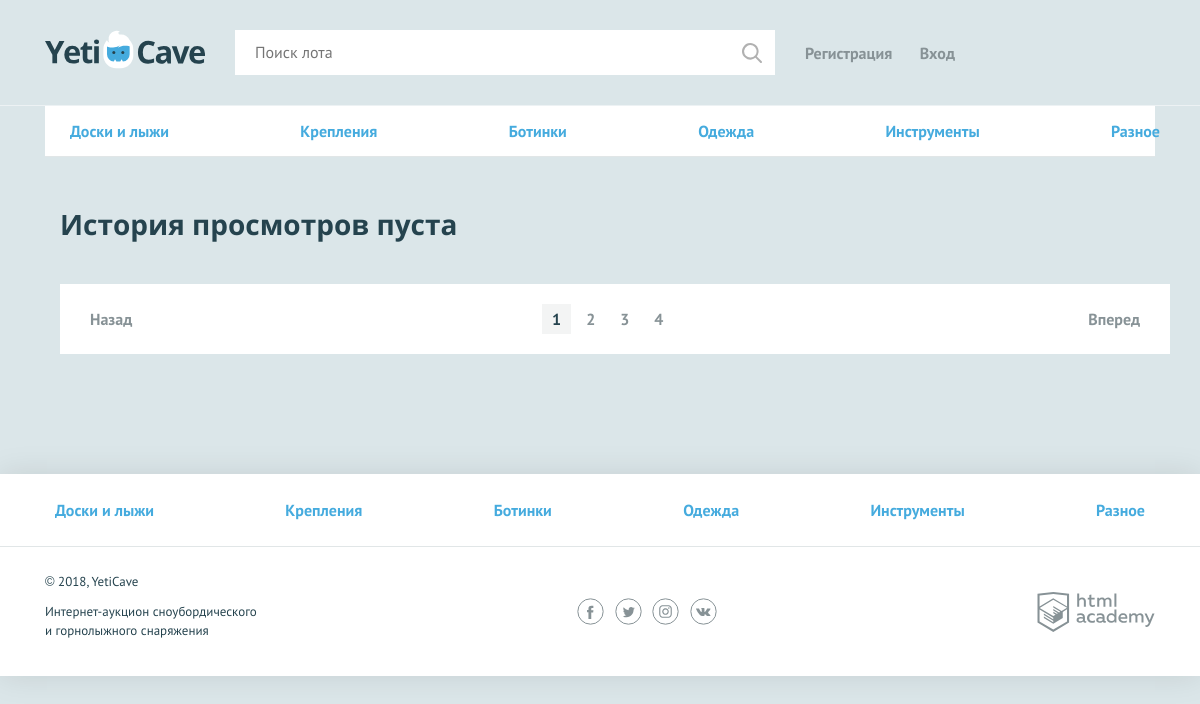
The page /history.php on the database its author committed.
### tables this page shows
CREATE TABLE `category` (
  `id` int(11) NOT NULL,
  `name` varchar(64) DEFAULT NULL
);

### functions.php (called while the page is built, shortened)
<?php
function templating($template_route, $template_data) {
        if (file_exists($template_route) == false){
            return 'ERROR!!!';
        }
        else {
            extract($template_data);
            require_once $template_route;
            $template = ob_get_contents();
            return $template;
        }
    }

### data.php (called while the page is built, shortened)
<?php
require_once "init.php";
$sql_category = "SELECT * FROM category ORDER BY id ASC ;";
$result = mysqli_query($con, $sql_category);
if ($result) {
    $category = mysqli_fetch_all($result, MYSQLI_ASSOC);
}
else {
    $error = mysqli_error($con);
}

### templates/history.php (the view)
<main>
    <nav class="nav">
        <ul class="nav__list container">
            <? foreach ($category as $value) { ?>
                <li class="nav__item">
                    <a href="all-lots.php?category=<?=$value["id"];?>"><?=$value["name"]; ?></a>
                </li>
            <? } ?>
        </ul>
    </nav>
    <div class="container">
        <section class="lots">
            <h2><?=$message; ?></h2>
            <? if (isset($lot)) { ?>
            <ul class="lots__list">
                <? foreach ($lot as $value) { ?>
                <li class="lots__item lot">
                    <div class="lot__image">
                        <img src="<?=$value['img'];?>" width="350" height="260" alt="Сноуборд">
                    </div>
                    <div class="lot__info">
                        <span class="lot__category"><?=$value['category'];?></span>
                        <h3 class="lot__title"><a class="text-link" href="lot.php?lot_id=<?=$value["id"]; ?>"><?=$value['name'];?></a></h3>
                        <div class="lot__state">
                            <div class="lot__rate">
                                <span class="lot__amount">Стартовая цена</span>
                                <span class="lot__cost"><?=format_sum($value['price']);?></span>
                            </div>
                            <div class="lot__timer timer <?=$value["timer_style"]; ?>">
                                <?=$value["timer_status"]; ?>
                            </div>
                        </div>
                    </div>
                    <? } ?>
            </ul>
        </section>
            <? }
            else { ?>
                </section>
            <? } ?>
        <ul class="pagination-list">
            <li class="pagination-item pagination-item-prev"><a>Назад</a></li>
            <li class="pagination-item pagination-item-active"><a>1</a></li>
            <li class="pagination-item"><a href="#">2</a></li>
            <li class="pagination-item"><a href="#">3</a></li>
            <li class="pagination-item"><a href="#">4</a></li>
            <li class="pagination-item pagination-item-next"><a href="#">Вперед</a></li>
        </ul>
    </div>
</main>

### templates/layout.php (shortened to what this page needs)
<!DOCTYPE html>
<html lang="ru">
<head>
    <link href="css/normalize.min.css" rel="stylesheet">
    <link href="css/style.css" rel="stylesheet">
</head>
<body>
<header class="main-header">
    <div class="main-header__container container">
        <a class="main-header__logo">
            <img src="img/logo.svg" width="160" height="39" alt="Логотип компании YetiCave">
        </a>
        <form class="main-header__search" method="get" action="search.php">
            <input type="search" name="search" placeholder="Поиск лота" value="<? isset($_GET['search']) ? print $_GET['search'] : ""?>">
            <input class="main-header__search-btn" type="submit">
        </form>
            <? if (isset($_SESSION["user"])) {  ?>
        <a class="main-header__add-lot button" href="/add.php">Добавить лот</a>
        <nav class="user-menu">
                <div class="user-menu__image>">
                    <img src="<?=$_SESSION["user"]["avatar"];?>" width="40" height="40" alt="Пользователь" >
                </div>
                <div class="user-menu__logged">
                    <p><?=$_SESSION["user"]["name"];?> </p>
                    <a href="/logout.php">Выйти</a>
                </div>
            <? }
            else { ?>
                <ul class="user-menu__list">
                    <li class="user-menu__item">
                        <a href="/sign-up.php">Регистрация</a
                    </li>
                    <li class="user-menu__item">
                        <a href="/login.php">Вход</a>
                    </li>
                </ul>
                <?
            }
            ?>
    </div>
</header>
<main class="container">
    <?=$main_content; ?>
</main>
<footer class="main-footer">
    <nav class="nav">
        <ul class="nav__list container">
            <? foreach ($category as $value) { ?>
                <li class="nav__item">
                    <a href="all-lots.php?category=<?=$value["id"];?>"><?=$value["name"]; ?></a>
            </li>
            <? } ?>
        </ul>
    </nav>
    <div class="main-footer__bottom container">
        <div class="main-footer__copyright">
            <p>© 2018, YetiCave</p>
            <p>Интернет-аукцион сноубордического и горнолыжного снаряжения</p>
        </div>
        <div class="main-footer__social social">
            <a class="social__link social__link--facebook" href="#">Facebook
            </a>
            <a class="social__link social__link--twitter" href="#">Twitter
            </a>
            <a class="social__link social__link--instagram" href="#">Instagram
            </a>
            <a class="social__link social__link--vkontakte" href="#">Вконтакте
            </a>
        </div>
        <div class="main-footer__developed-by">
            <a class="logo-academy" href="https://htmlacademy.ru/intensive/php">HTML Academy
            </a>
        </div>
    </div>
</footer>
</body>
</html>

### css/style.css (style rules this page uses)
body { min-width: 1140px; background-color: #dbe6e9; font-family: "PT Sans", sans-serif; font-weight: 400; font-size: 16px; line-height: 26px; color: #25434e; }
a { text-decoration: none; }
h2 { margin: 0; font-family: "Open Sans", sans-serif; font-size: 28px; line-height: 35px; font-weight: 700; }
.container { width: 1110px; margin: 0 auto; padding: 0 15px; }
.main-header { padding: 30px 0 29px; border-bottom: 1px solid rgba(255, 255, 255, 0.5); }
.main-header__container { display: -webkit-flex; display: -ms-flexbox; display: flex; -webkit-justify-content: flex-start; -ms-flex-pack: start; justify-content: flex-start; }
.main-header__logo { display: block; margin-right: 30px; }
.main-header__search { position: relative; width: 540px; margin-right: 30px; }
.main-header__search input[type="search"] { width: 100%; padding: 8px 19px 9px 19px; border: 1px solid #ffffff; }
.main-header__search-btn { content: ""; position: absolute; top: 3px; right: 3px; width: 20px; height: 20px; padding: 20px; background: url("../img/search.svg") center no-repeat; opacity: 0.3; border: 0; font-size: 0; }
.user-menu__list { display: -webkit-flex; display: -ms-flexbox; display: flex; -webkit-justify-content: space-between; -ms-flex-pack: justify; justify-content: space-between; -webkit-flex-wrap: wrap; -ms-flex-wrap: wrap; flex-wrap: wrap; width: 150px; margin: 0; margin-top: 10px; padding: 0; list-style: none; }
.user-menu__item a { color: #879296; font-weight: 700; }
.main-footer { margin-top: 120px; background-color: #ffffff; box-shadow: 0 0 30px 0 rgba(0, 0, 0, 0.1); }
.main-footer__bottom { display: -webkit-flex; display: -ms-flexbox; display: flex; -webkit-justify-content: space-between; -ms-flex-pack: justify; justify-content: space-between; -webkit-align-items: center; -ms-flex-align: center; align-items: center; padding: 25px 0; }
.main-footer__copyright { max-width: 212px; }
.main-footer__copyright p { margin: 0; margin-bottom: 11px; font-size: 13px; line-height: 19px; }
.main-footer__social { width: 140px; }
.social { display: -webkit-flex; display: -ms-flexbox; display: flex; -webkit-justify-content: space-between; -ms-flex-pack: justify; justify-content: space-between; -webkit-flex-wrap: wrap; -ms-flex-wrap: wrap; flex-wrap: wrap; }
.social__link { width: 27px; height: 27px; font-size: 0; }
.logo-academy { display: block; width: 118px; height: 40px; font-size: 0; }
.nav { background-color: #ffffff; border-bottom: 1px solid #e1e6e7; }
.nav__list { display: -webkit-flex; display: -ms-flexbox; display: flex; -webkit-justify-content: space-between; -ms-flex-pack: justify; justify-content: space-between; -webkit-flex-wrap: wrap; -ms-flex-wrap: wrap; flex-wrap: wrap; list-style: none; }
.nav__item a { position: relative; display: block; padding: 12px 10px; font-weight: 700; color: #45abde; }
.nav__item a::before { content: ""; display: none; position: absolute; bottom: 0; width: calc(100% - 20px); height: 3px; background-color: #e2e5e6; }
.main-footer .nav__item a { padding: 23px 10px; }
.lots { padding-top: 50px; }
.lots h2 { padding-bottom: 42px; }
.pagination-list { display: -webkit-flex; display: -ms-flexbox; display: flex; margin: 0; margin-bottom: 120px; padding: 22px 20px; list-style: none; text-align: center; font-size: 16px; font-weight: 700; background-color: #ffffff; }
.pagination-item { margin-right: 5px; }
.pagination-item a { color: #879296; padding: 5px 10px; }
.pagination-item-prev { margin-right: auto; }
.pagination-item-next { margin-left: auto; margin-right: 0; }
.pagination-item-active a { color: #25434e; background-color: rgba(135, 146, 150, 0.1); }

### rows shown on the page
category: name "Доски и лыжи"
category: name "Крепления"
category: name "Ботинки"
category: name "Одежда"
category: name "Инструменты"
category: name "Разное"

### other values the page prints
$message "История просмотров пуста"
